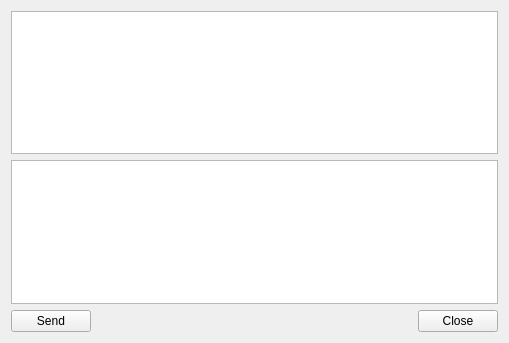
<?xml version="1.0" encoding="UTF-8"?>
<ui version="4.0">
 <class>ServerWidget</class>
 <widget class="QWidget" name="ServerWidget">
  <property name="geometry">
   <rect>
    <x>0</x>
    <y>0</y>
    <width>509</width>
    <height>343</height>
   </rect>
  </property>
  <property name="windowTitle">
   <string>ServerWidget</string>
  </property>
  <layout class="QGridLayout" name="gridLayout">
   <item row="0" column="0" colspan="3">
    <widget class="QTextEdit" name="textRead">
     <property name="overwriteMode">
      <bool>true</bool>
     </property>
    </widget>
   </item>
   <item row="1" column="0" colspan="3">
    <widget class="QTextEdit" name="textWrite"/>
   </item>
   <item row="2" column="0">
    <widget class="QPushButton" name="pushButton">
     <property name="text">
      <string>Send</string>
     </property>
    </widget>
   </item>
   <item row="2" column="1">
    <spacer name="horizontalSpacer">
     <property name="orientation">
      <enum>Qt::Horizontal</enum>
     </property>
     <property name="sizeHint" stdset="0">
      <size>
       <width>326</width>
       <height>20</height>
      </size>
     </property>
    </spacer>
   </item>
   <item row="2" column="2">
    <widget class="QPushButton" name="pushButton_2">
     <property name="text">
      <string>Close</string>
     </property>
    </widget>
   </item>
  </layout>
 </widget>
 <layoutdefault spacing="6" margin="11"/>
 <resources/>
 <connections/>
</ui>
